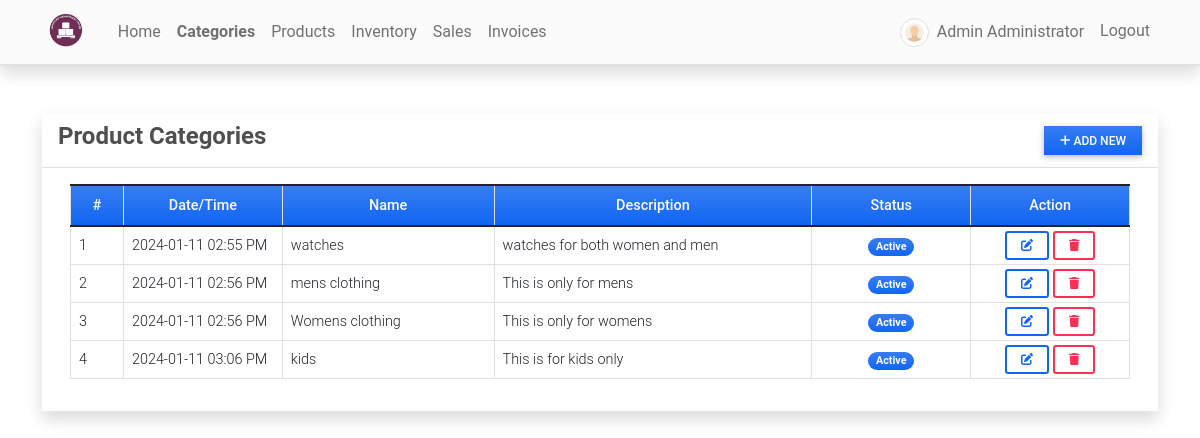
Screenshot of /category (signed in) with the database file from the repository.
### imsApp/models.py (models this page shows, shortened)
class Category(models.Model):
    name = models.CharField(max_length=250)
    description = models.TextField()
    status = models.CharField(max_length=2, choices=(('1','Active'),('2','Inactive')), default=1)
    date_created = models.DateTimeField(default=timezone.now)
    date_updated = models.DateTimeField(auto_now=True)

### imsApp/views.py (the view)
# urls.py: path('category',views.category_mgt,name='category-page'),
@login_required
def category_mgt(request):
    context['page_title'] = "Product Categories"
    categories = Category.objects.all()
    context['categories'] = categories
    return render(request, 'category_mgt.html', context)

### imsApp/templates/category_mgt.html (shortened to what this page needs)
{% extends 'base.html' %} {% block pageContent %}
<div class="col-lg-12 col-md-12 col-sm-12 col-xs-12">
    <div class="card card-default rounded-0 shadow ">
        <div class="card-header">
            <div class="d-flex w-100 align-items-center justify-content-between">
                <h4 class="card-title fw-bold">Product Categories</h4>
                <div class="tools">
                    <button type="button" class="btn btn-primary rounded-0 bg-gradient btn-sm" id='add_new'><i class="fa fa-plus"></i> Add New</button>
                </div>
            </div>
        </div>
        <div class="card-body">
            <div class="container-fluid">
                <table class="table table-bordered" id="category-list">
                    <colgroup>
                        <col width="5%">
                        <col width="15%">
                        <col width="20%">
                        <col width="30%">
                        <col width="15%">
                        <col width="15%">
                    </colgroup>
                    <thead>
                        <tr class="bg-gradient bg-primary bg-opacity-50 text-light">
                            <th class="px-2 py-2 text-center">#</th>
                            <th class="px-2 py-2 text-center">Date/Time</th>
                            <th class="px-2 py-2 text-center">Name</th>
                            <th class="px-2 py-2 text-center">Description</th>
                            <th class="px-2 py-2 text-center">Status</th>
                            <th class="px-2 py-2 text-center">Action</th>
                        </tr>
                    </thead>
                    <tbody>
                        {% for category in categories %}
                        <tr>
                            <td class="px-2 py-1 align-middle">{{ forloop.counter }}</td>
                            <td class="px-2 py-1 align-middle">{{ category.date_created|date:"Y-m-d h:i A" }}</td>
                            <td class="px-2 py-1 align-middle">{{ category.name }}</td>
                            <td class="px-2 py-1 align-middle">
                                <p class="m-0 text-truncate">{{ category.description }}</p>
                            </td>
                            <td class="px-1 py-1 align-middle text-center">
                                {% if category.status == '1' %}
                                <span class="badge bg-primary bg-gradient rounded-pill px-2">Active</span> {% else %}
                                <span class="badge bg-secondary bg-gradient rounded-pill px-2">Inactive</span> {% endif %}
                            </td>
                            <td class="px-2 py-1 align-middle text-center">
                                <a class="btn btn-outline-primary btn-sm edit-data" href="javascript:void(0)" data-id="{{ category.pk }}" title="Edit">
                                    <i class="fa fa-edit"></i>
                                </a>
                                <button class="btn btn-outline-danger btn-sm delete-data" type="button" data-id="{{ category.pk }}" title="Delete">
                                    <i class="fa fa-trash"></i>
                                </button>
                            </td>
                        </tr>
                        {% endfor %}
                    </tbody>
                </table>
            </div>
        </div>
    </div>
</div>
{% endblock pageContent %}

### imsApp/templates/topNavigation.html (shortened to what this page needs)
{% load static %}
<header>
    <body>
    <nav class="navbar navbar-expand-lg navbar-light bg-light fixed-top shadow border-bottom">
        <div class="container">
            <a class="navbar-brand" target="_blank" href="{% url 'home-page' %}">
                <img src="{{ MEDIA_URL }}/default/logo.png" height="16" alt="{{ MEDIA_URL }}" loading="lazy" style="margin-top: -3px;" />
            </a>
            <div class="collapse navbar-collapse" id="navbarExample01">
                <ul class="navbar-nav me-auto mb-2 mb-lg-0" id="topNav">
                    {% if user.id %}
                    <li class="nav-item">
                        <a class="nav-link" aria-current="page" href="{% url 'home-page' %}">Home</a>
                    </li>
                    <li class="nav-item">
                        <a class="nav-link" aria-current="page" href="{% url 'category-page' %}">Categories</a>
                    </li>
                    <li class="nav-item">
                        <a class="nav-link" aria-current="page" href="{% url 'product-page' %}">Products</a>
                    </li>
                    <li class="nav-item">
                        <a class="nav-link" aria-current="page" href="{% url 'inventory-page' %}">Inventory</a>
                    </li>
                    <li class="nav-item">
                        <a class="nav-link" aria-current="page" href="{% url 'sales-page' %}">Sales</a>
                    </li>
                    <li class="nav-item">
                        <a class="nav-link" aria-current="page" href="{% url 'invoice-page' %}">Invoices</a>
                    </li>
                    {% endif %}
                </ul>
                <ul class="navbar-nav d-flex flex-row">
                    {% if user.id %} {% if user.profile.user_type == 1 %} {% endif %}
                    <li class="nav-item me-3 me-lg-0">
                        <a class="nav-link" href="{% url 'profile' %}">
                            <span class="me-1"><img src="{{ MEDIA_URL }}/default/default-avatar.png" alt="User Avatar" id="user-avatar" class="img-thumbnail rounded-circle"></span> {{ user.first_name }} {{user.last_name}}
                        </a>
                    </li>
                    <li class="nav-item me-3 me-lg-0">
                        <a class="nav-link" href="{% url 'logout' %}">Logout</a>
                    </li>
                    {% endif %}
                </ul>
            </div>
        </div>
    </nav>
</header>
</body>

### static/assets/default/css/style.css (style rules this page uses)
html, body { height: 100%; width: 100%; max-height: 100%; overflow: auto; display: flex; flex-direction: column; }
body>header { flex-shrink: auto; }
#user-avatar { width: 1.8rem; height: 1.8rem; object-fit: scale-down; object-position: center center; }
.navbar-brand>img { height: 2em; }
.nav-item.active a.nav-link { font-weight: bolder !important; }

### imsApp/templates/topNavigation.html (style rules this page uses)
body { background-image: url("https://images.tmcnet.com/tmc/misc/articles/image/2019-mar/9594372213-bigstock-Abstract-blue-background-SUPERSIZE.jpg"); background-repeat: no-repeat; background-size: cover; }

### rows the page displays
Category: date_created "2024-01-11 02:55 PM", name "watches", description "watches for both women and men", status "Active"
Category: date_created "2024-01-11 02:56 PM", name "mens clothing", description "This is only for mens", status "Active"
Category: date_created "2024-01-11 02:56 PM", name "Womens clothing", description "This is only for womens", status "Active"
Category: date_created "2024-01-11 03:06 PM", name "kids", description "This is for kids only", status "Active"

### other values shown
{{ user.first_name }} "Admin"
{{ user.last_name }} "Administrator"
